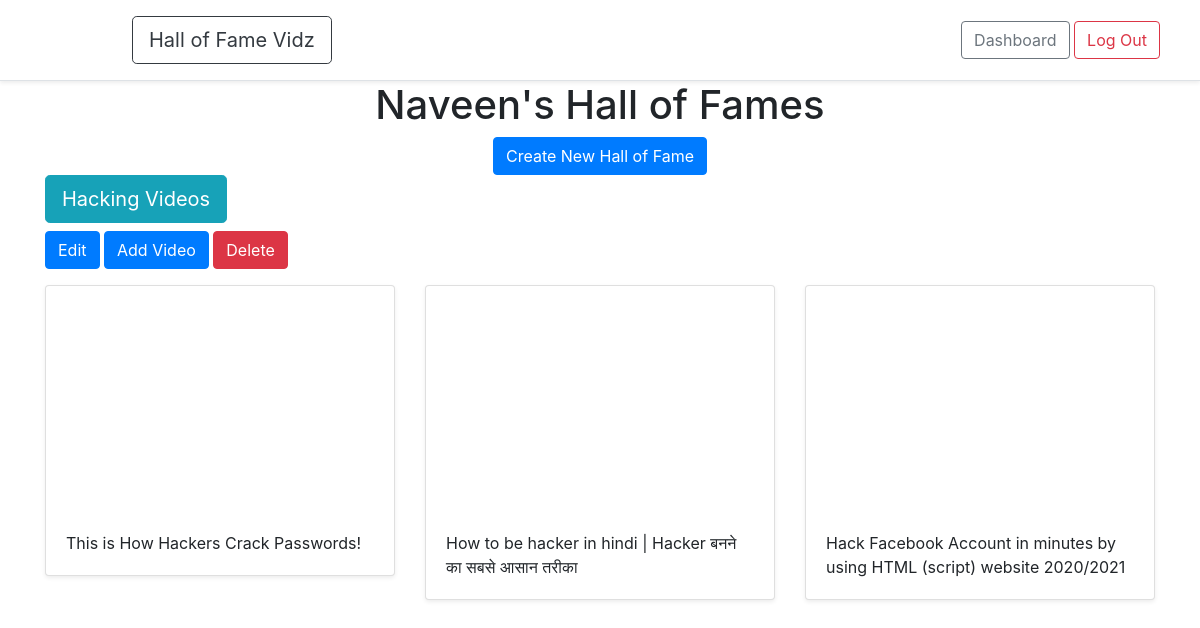
Screenshot of /dashboard (signed in) with the database file from the repository.
### halls/models.py (models this page shows)
class Hall(models.Model):
	title = models.CharField(max_length=255)
	user = models.ForeignKey(User,on_delete=models.CASCADE)

class Video(models.Model):
	title = models.CharField(max_length=255)
	url = models.URLField()
	youtube_id = models.CharField(max_length=255)
	hall = models.ForeignKey(Hall,on_delete=models.CASCADE)

### halls/views.py (the view)
# urls.py: path('dashboard',views.dashboard,name='dashboard'),
@login_required
def dashboard(request):
	halls = Hall.objects.filter(user = request.user)
	return render(request, 'halls/dashboard.html',{'halls':halls})

### halls/templates/halls/dashboard.html
{% extends 'halls/base.html' %}
{% block content %}
<div class='container'>
<div class="text-center">
	<h1>{{ user.username }}'s Hall of Fames</h1>
	<a href="{% url 'create_hall' %}" class="btn btn-primary">Create New Hall of Fame</a>
</div>
 {% for hall in halls %}
 <h2><a href="{% url 'detail_hall' hall.id %}" class="btn btn-info btn-lg">{{ hall.title }}</a></h2>
 <a href="{% url 'update_hall' hall.id %}" class="btn btn-primary">Edit</a>
 <a href="{% url 'addvideo' hall.id %}" class="btn btn-primary">Add Video</a>
 <a href="{% url 'delete_hall' hall.id %}" class="btn btn-danger">Delete</a>
 <div class="row">
 	 {% for video in hall.video_set.all %}
 	 <div class="col-md-4 mt-3">
      <div class="card mb-4 shadow-sm">
      <iframe width="100%" height="225" src="https://www.youtube.com/embed/{{ video.youtube_id }}" frameborder="0" allow="accelerometer; autoplay; encrypted-media; gyroscope; picture-in-picture" allowfullscreen></iframe>
    <div class="card-body">
    	<p class="card-text">{{ video.title }}</p>
    </div>
  </div>
</div>
<br>
 	 {% endfor %}
 <br>
</div>
{% endfor %}
</div>
{% endblock %}

### rows the page displays
Hall: title "Hacking Videos"
Video: title "This is How Hackers Crack Passwords!"
Video: title "How to be hacker in hindi | Hacker बनने का सबसे आसान तरीका"
Video: title "Hack Facebook Account in minutes by using HTML (script) website 2020/2021"

### other values shown
{{ user.username }} "Naveen"
